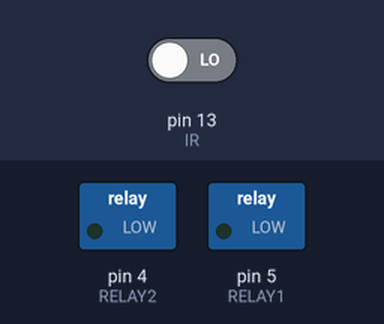
Bench run of a sketch on a simulated Arduino Uno, built with avr-gcc and run on an emulated ATmega328P. On the bench: switched loads named in the sketch (green lamp = pin HIGH). The inputs (shaded band) are chosen by the test bench; at power-on: pin 13 (IR) LOW. What the sketch prints to the serial monitor is not drawn.

Above: at 1.2 s.
1.3 s: pin 13 (IR) driven HIGH
At 1.6 s:
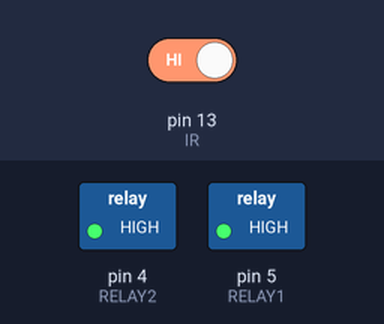
2.8 s: pin 13 (IR) driven LOW
At 4.0 s:
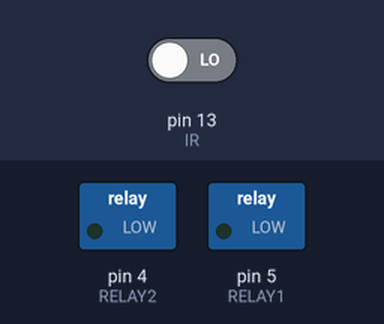
Timing chart, 0 to 5.8 s (numbered marks = the images above; inputs shaded):
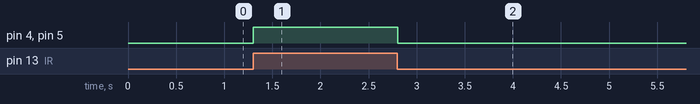

The sketch:

relay.ino
```cpp
int IR = 13;                                //connect IR at GPIO 13 (D7)
int RELAY1 = 5;                            //connect Relay1 at GPIO 5 (D1)
int RELAY2 = 4;                            //connect Relay2 at GPIO 4 (D2)
int val=LOW ;
void setup(){
  pinMode(IR, INPUT);
  pinMode(RELAY1, OUTPUT);
  pinMode(RELAY2,OUTPUT);
  Serial.begin(9600);          //initialize serial communications at 9600 bps
}
void loop(){
   Serial.println(val);           // print the value
   val = digitalRead(IR);
   if(val == HIGH){
    digitalWrite(RELAY1, HIGH);
    digitalWrite(RELAY2, HIGH);
   }else{
    digitalWrite(RELAY1, LOW);
    digitalWrite(RELAY2, LOW);  }}
```

Measured:
- after the input at 1.3 s, pin 4 (RELAY2), pin 5 (RELAY1): LOW → HIGH at once
- after the input at 2.8 s, pin 4 (RELAY2), pin 5 (RELAY1): HIGH → LOW at once
